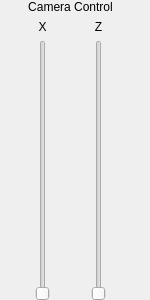
<?xml version="1.0" encoding="UTF-8"?>
<ui version="4.0">
 <class>Dialog</class>
 <widget class="QDialog" name="Dialog">
  <property name="geometry">
   <rect>
    <x>0</x>
    <y>0</y>
    <width>150</width>
    <height>300</height>
   </rect>
  </property>
  <property name="minimumSize">
   <size>
    <width>150</width>
    <height>300</height>
   </size>
  </property>
  <property name="maximumSize">
   <size>
    <width>150</width>
    <height>300</height>
   </size>
  </property>
  <property name="windowTitle">
   <string>Dialog</string>
  </property>
  <widget class="QWidget" name="verticalLayoutWidget">
   <property name="geometry">
    <rect>
     <x>0</x>
     <y>0</y>
     <width>141</width>
     <height>301</height>
    </rect>
   </property>
   <layout class="QVBoxLayout" name="verticalLayout_2">
    <item>
     <widget class="QLabel" name="label_3">
      <property name="text">
       <string>Camera Control</string>
      </property>
      <property name="alignment">
       <set>Qt::AlignCenter</set>
      </property>
     </widget>
    </item>
    <item>
     <layout class="QHBoxLayout" name="horizontalLayout">
      <item>
       <layout class="QVBoxLayout" name="verticalLayout_3">
        <item>
         <widget class="QLabel" name="label">
          <property name="text">
           <string>X</string>
          </property>
          <property name="alignment">
           <set>Qt::AlignCenter</set>
          </property>
         </widget>
        </item>
        <item>
         <widget class="QSlider" name="verticalSlider">
          <property name="orientation">
           <enum>Qt::Vertical</enum>
          </property>
         </widget>
        </item>
       </layout>
      </item>
      <item>
       <layout class="QVBoxLayout" name="verticalLayout_4">
        <item>
         <widget class="QLabel" name="label_2">
          <property name="text">
           <string>Z</string>
          </property>
          <property name="alignment">
           <set>Qt::AlignCenter</set>
          </property>
         </widget>
        </item>
        <item>
         <widget class="QSlider" name="verticalSlider_2">
          <property name="orientation">
           <enum>Qt::Vertical</enum>
          </property>
         </widget>
        </item>
       </layout>
      </item>
     </layout>
    </item>
   </layout>
  </widget>
 </widget>
 <resources/>
 <connections/>
</ui>
